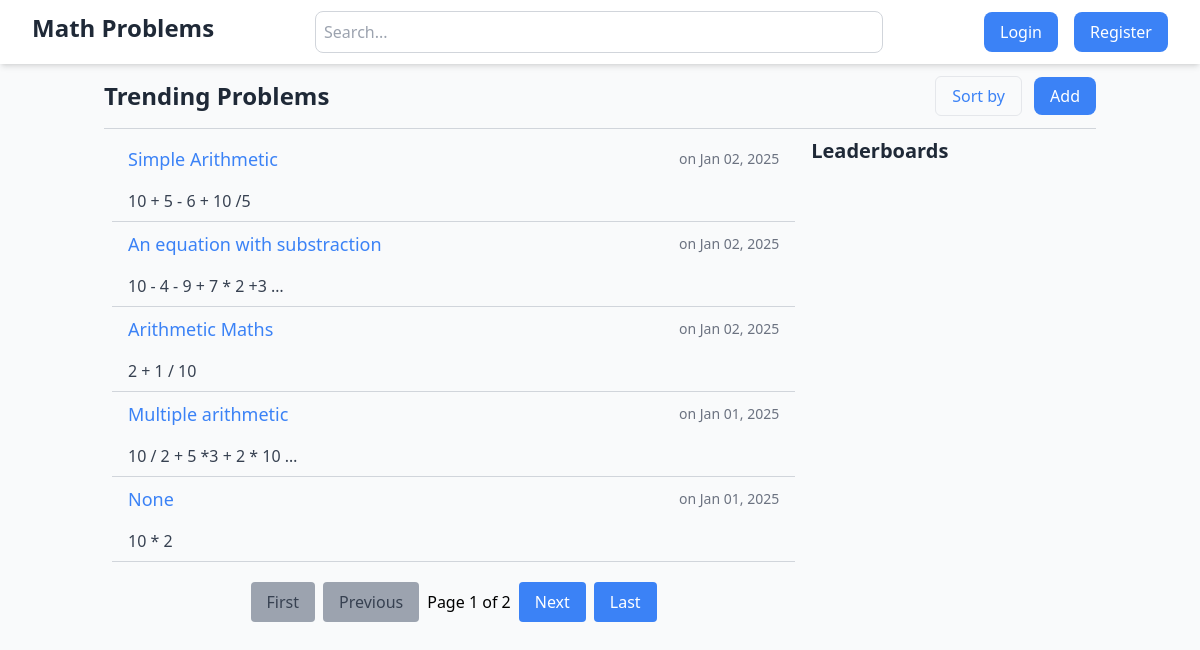
The page / on the database its author committed.
### puzzles/models.py (models this page shows, shortened)
class MathProblem(models.Model):
    title = models.CharField(max_length=255, null=True, blank=True)
    question = models.TextField()
    solution = models.FloatField(null=True, blank=True)
    user = models.ForeignKey(User, on_delete=models.CASCADE, null=True, blank=True)
    created_at = models.DateTimeField(auto_now_add=True)
    class Meta:
        ordering = ['-created_at']

### puzzles/views.py (the view)
# urls.py: path('', views.MathProblemListView.as_view(), name='mathproblem_list'),
class MathProblemListView(ListView):
    model = MathProblem
    template_name = 'puzzles/mathproblem_list.html'
    context_object_name = 'mathproblems'
    paginate_by = 5
    def get_queryset(self):
        queryset = super().get_queryset()
        query = self.request.GET.get('q')
        if query:
            queryset = queryset.filter(
                Q(title__icontains=query) |
                Q(question__icontains=query) |
                Q(solution__icontains=query)
            )
        return queryset

### templates/puzzles/mathproblem_list.html (shortened to what this page needs)
{% extends "base.html" %}
{% block content %}
{% if mathproblems %}
<div class="w-full">
  {% if request.GET.q %}
  <a href="{% url 'mathproblem_list' %}"
    class="font-medium text-xs hover:text-blue-800 transition-all block">&leftarrow; Back
    to Home</a>
  <h2 class="text-gray-800 font-bold text-2xl my-4">Results for {{ request.GET.q }}</h2>
  <hr class="border-gray-300">
  {% else %}
  <div class="flex justify-between items-center mb-4">
    <h2 class="text-gray-800 font-bold text-2xl">Trending Problems</h2>
    <div>
      <a href="#"
        class="mr-2 border px-4 py-2 text-blue-500 hover:text-white hover:bg-blue-500 rounded-md transition-all duration-300 ">Sort
        by</a>
      <a href="{% url 'mathproblem_create' %}"
        class="bg-blue-500 text-white px-4 py-2 rounded-lg hover:bg-blue-600">Add</a>
    </div>
    {% endif %}
  </div>
  <hr class="border-gray-300">
</div>
<section class="flex gap-4 p-2">
  <div class="flex mb-5 w-[70%] flex-wrap max-h-[300px]">
    {% for mathproblem in mathproblems %}
    <div class="w-full transition duration-200">
      <div class="flex justify-between items-center px-4 py-2 rounded-md">
        <a href="{% url 'mathproblem_detail' mathproblem.id %}"
          class="text-blue-500 font-medium hover:text-blue-600 text-lg">
          {{ mathproblem.title }}
        </a>
        <span class="text-sm text-gray-500">on {{ mathproblem.created_at|date:"M d, Y" }}</span>
      </div>
      <div class="px-4 py-2">
        <p class="text-gray-700">{{ mathproblem.question|truncatewords:10 }}</p>
      </div>
      <hr class=" border-gray-300" />
    </div>
    {% endfor %}
    <div class="w-full flex justify-center my-5 ">
      <span class="flex  items-center space-x-2">
        {% if page_obj.has_previous %}
        <a href="?page=1{% if request.GET.q %}&q={{ request.GET.q }}{% endif %}"
          class="px-4 py-2 rounded bg-blue-500 text-white hover:bg-blue-600 transition-all">First</a>
        <a href="?page={{ page_obj.previous_page_number }}{% if request.GET.q %}&q={{ request.GET.q }}{% endif %}"
          class="px-4 py-2 rounded bg-blue-500 text-white hover:bg-blue-600 transition-all">Previous</a>
        {% else %}
        <span class="px-4 py-2 rounded bg-gray-400 text-gray-700 cursor-not-allowed">First</span>
        <span class="px-4 py-2 rounded bg-gray-400 text-gray-700 cursor-not-allowed">Previous</span>
        {% endif %}
        <span class="current">
          Page {{ page_obj.number }} of {{ page_obj.paginator.num_pages }}
        </span>
        {% if page_obj.has_next %}
        <a href="?page={{ page_obj.next_page_number }}{% if request.GET.q %}&q={{ request.GET.q }}{% endif %}"
          class="px-4 py-2 rounded bg-blue-500 text-white hover:bg-blue-600 transition-all">Next</a>
        <a href="?page={{ page_obj.paginator.num_pages }}{% if request.GET.q %}&q={{ request.GET.q }}{% endif %}"
          class="px-4 py-2 rounded bg-blue-500 text-white hover:bg-blue-600 transition-all">Last</a>
        {% else %}
        <span class="px-4 py-2 rounded bg-gray-400 text-gray-700 transition-all cursor-not-allowed">Next</span>
        <span class="px-4 py-2 rounded bg-gray-400 text-gray-700 transition-all cursor-not-allowed">Last</span>
        {% endif %}
      </span>
    </div>
  </div>
  <div>
    <h2 class="text-gray-800 font-bold text-xl text-center">Leaderboards</h2>
  </div>
</section>
{% endif %} {% endblock content %}

### rows shown on the page
MathProblem: title "Simple Arithmetic", created_at "Jan 02, 2025", question "10 + 5 - 6 + 10 /5"
MathProblem: title "An equation with substraction", created_at "Jan 02, 2025", question "10 - 4 - 9 + 7 * 2 +3 …"
MathProblem: title "Arithmetic Maths", created_at "Jan 02, 2025", question "2 + 1 / 10"
MathProblem: title "Multiple arithmetic", created_at "Jan 01, 2025", question "10 / 2 + 5 *3 + 2 * 10 …"
MathProblem: title "None", created_at "Jan 01, 2025", question "10 * 2"

### other values the page prints
{{ page_obj.number }} "1"
{{ page_obj.paginator.num_pages }} "2"
